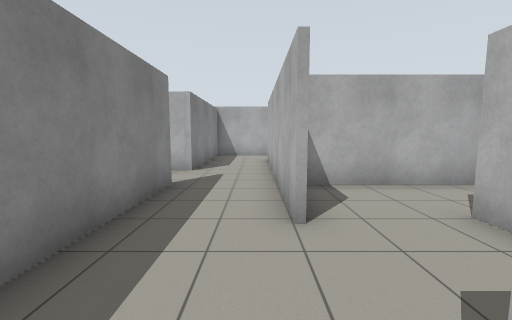
[1] (above)

16 first-person views from a walk through a Gazebo world. The camera is 1.2 m above the floor, tilts 6° down and sees 90° across. The floor is counted in squares, 1 m on a side. Each view is taken from the middle of a square. On the plan, view 1 faces up. The plan holds only what a view shows up to about 12 squares ahead; the rest is blank.

[2]
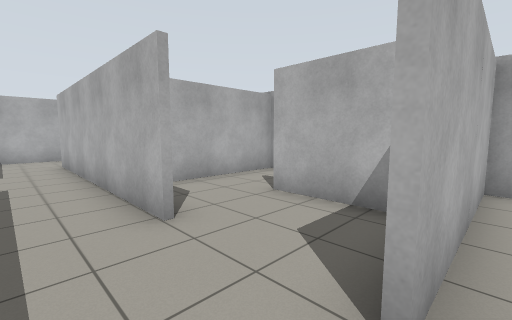

[3]
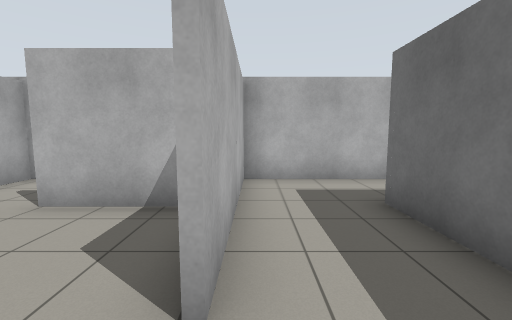

[4]
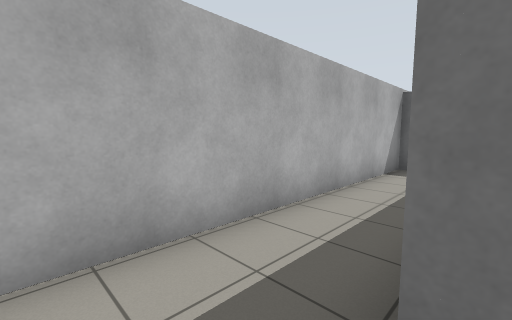

[5]
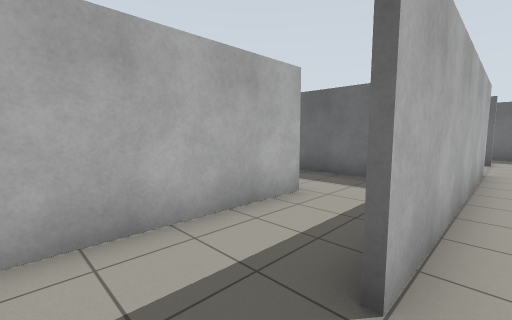

[6]
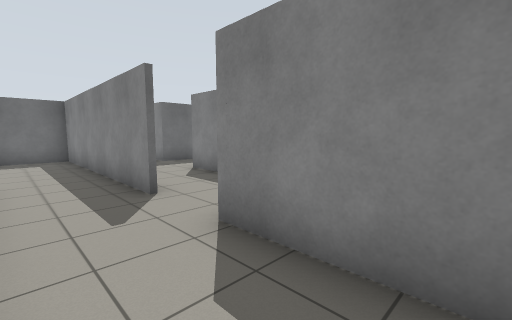

[7]
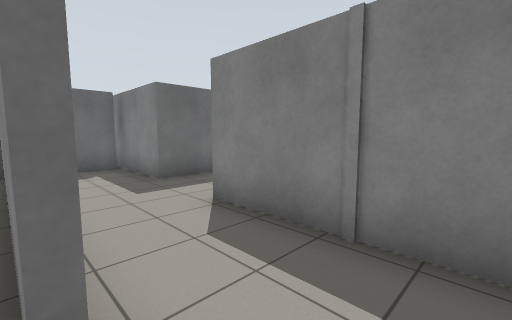

[8]
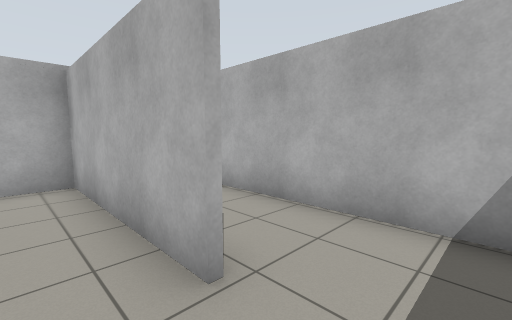

[9]
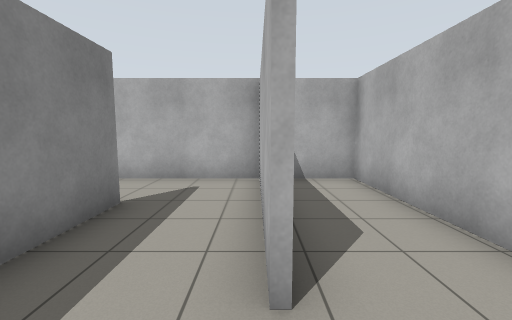

[10]
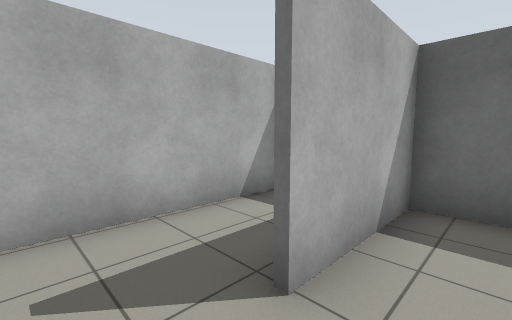

[11]
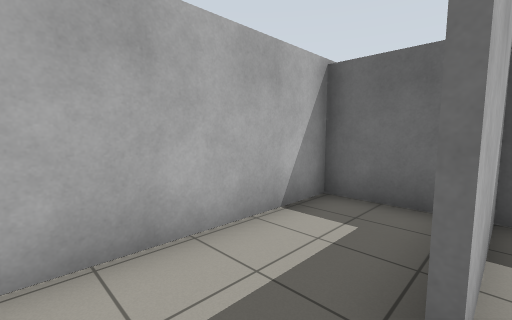

[12]
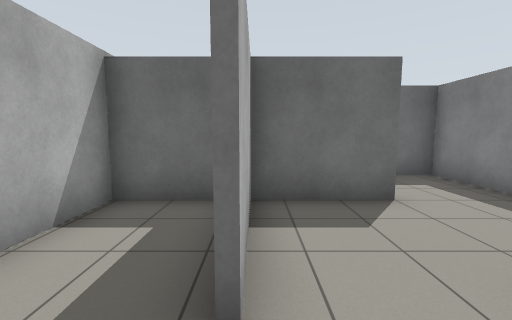

[13]
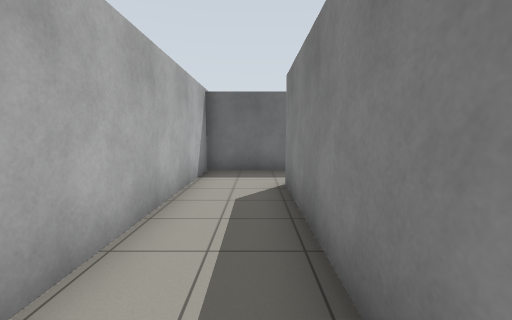

[14]
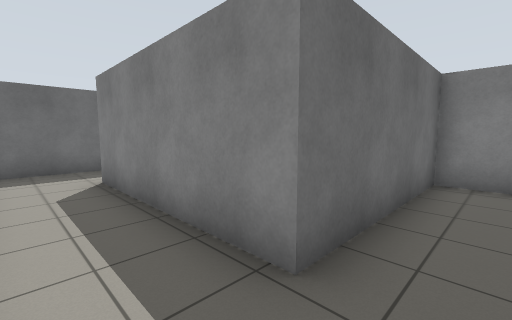

[15]
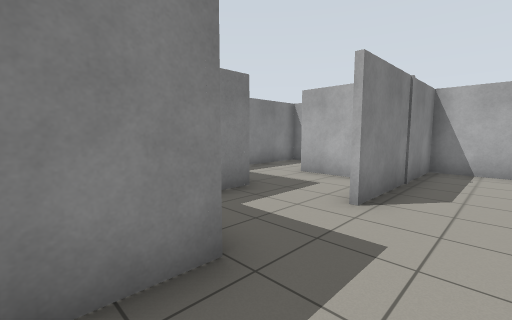

[16]
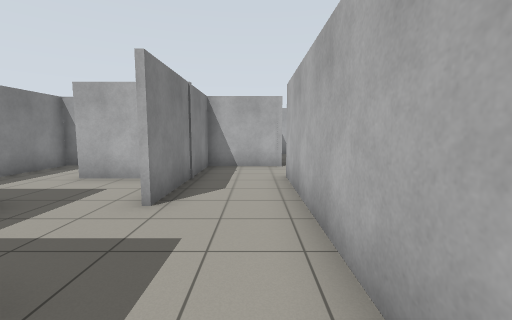

### Floor plan
Ten units are one square. View 1 is at (0, 0); x grows to the right and y downward. Boxes are objects, and circles mark ways between rooms. Rooms are numbered by the first view taken in them; rooms with no view inside come last. Other rooms are left out.
<svg viewBox="-83 -142 144 250">
<path fill="none" stroke="#000" d="M56 -3 4 -3M26 103 56 103 56 1M-21 -5 -21 22 33 22 33 80M-21 -61 -21 -5M26 -59 11 -59M5 -32 5 -114M4 -5 31 -5 31 -36M-21 -120 -21 -82M4 -137 -11 -137M7 -114 7 -91M31 -86 31 -137 4 -137M56 -69 56 -137 40 -137M26 -60 50 -60M37 -5 56 -5M56 1 56 -59 26 -59M-73 -31 -73 -21M-60 -57 -78 -57M-22 2 -22 -61M-68 -5 -49 -5 -49 30M-47 22 -35 22M-21 -82 -47 -82 -47 -31"/>
<circle cx="-5" cy="0" r="3" fill="#2a7"/>
<circle cx="10" cy="-125" r="3" fill="#2a7"/>
<circle cx="30" cy="-45" r="3" fill="#2a7"/>
<circle cx="-20" cy="-70" r="3" fill="#2a7"/>
<circle cx="30" cy="-75" r="3" fill="#2a7"/>
<text x="40" y="40">1</text>
<text x="0" y="-60">2</text>
<text x="20" y="-110">3</text>
<text x="40" y="-100">4</text>
<text x="40" y="-30">5</text>
<text x="-40" y="-30">6</text>
</svg>
Room 1 opens to room 2. Room 2 opens to room 3. Room 2 opens to room 5. Room 2 opens to room 6. Room 3 opens to room 4.

Where each view was taken, in squares from view 1:
view 1: 0 up, 0 right, facing up
view 2: 0 up, 1 left, facing up-right
view 3: 0 up, 1 left, facing right
view 4: 1 down, 3 right, facing down-right
view 5: 13 up, 0 right, facing down-right
view 6: 11 up, 0 right, facing down-left
view 7: 7 up, 2 left, facing down-left
view 8: 7 up, 2 right, facing up-right
view 9: 7 up, 3 right, facing up
view 10: 5 up, 2 right, facing down-right
view 11: 5 up, 3 right, facing down-right
view 12: 5 up, 3 right, facing down
view 13: 2 down, 4 right, facing down
view 14: 1 down, 5 right, facing down-left
view 15: 1 down, 3 left, facing up-left
view 16: 1 down, 3 left, facing up
